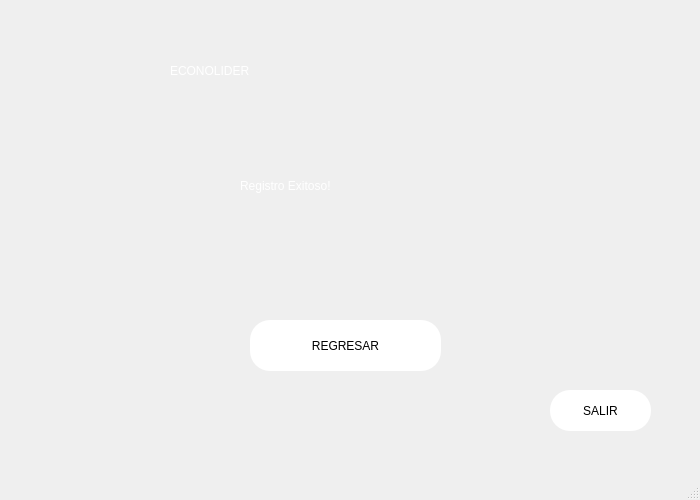
<?xml version="1.0" encoding="UTF-8"?>
<ui version="4.0">
 <class>MainWindow</class>
 <widget class="QMainWindow" name="MainWindow">
  <property name="geometry">
   <rect>
    <x>0</x>
    <y>0</y>
    <width>700</width>
    <height>500</height>
   </rect>
  </property>
  <property name="minimumSize">
   <size>
    <width>700</width>
    <height>500</height>
   </size>
  </property>
  <property name="maximumSize">
   <size>
    <width>700</width>
    <height>500</height>
   </size>
  </property>
  <property name="windowTitle">
   <string>MainWindow</string>
  </property>
  <property name="styleSheet">
   <string notr="true"/>
  </property>
  <widget class="QWidget" name="centralwidget">
   <widget class="QLabel" name="label">
    <property name="geometry">
     <rect>
      <x>170</x>
      <y>10</y>
      <width>471</width>
      <height>121</height>
     </rect>
    </property>
    <property name="styleSheet">
     <string notr="true">font: 90pt &quot;Onyx&quot;;
color: white;</string>
    </property>
    <property name="text">
     <string>ECONOLIDER</string>
    </property>
   </widget>
   <widget class="QLabel" name="label_2">
    <property name="geometry">
     <rect>
      <x>240</x>
      <y>170</y>
      <width>171</width>
      <height>31</height>
     </rect>
    </property>
    <property name="styleSheet">
     <string notr="true">font: 16pt &quot;MS Shell Dlg 2&quot;;
color: white;</string>
    </property>
    <property name="text">
     <string>Registro Exitoso!</string>
    </property>
   </widget>
   <widget class="QPushButton" name="pushButton">
    <property name="geometry">
     <rect>
      <x>250</x>
      <y>320</y>
      <width>191</width>
      <height>51</height>
     </rect>
    </property>
    <property name="styleSheet">
     <string notr="true">border-radius:20px;
font: 14pt &quot;MS Shell Dlg 2&quot;;
background-color: rgb(255, 255, 255);</string>
    </property>
    <property name="text">
     <string>REGRESAR</string>
    </property>
   </widget>
   <widget class="QPushButton" name="pushButton_3">
    <property name="geometry">
     <rect>
      <x>550</x>
      <y>390</y>
      <width>101</width>
      <height>41</height>
     </rect>
    </property>
    <property name="styleSheet">
     <string notr="true">border-radius:20px;
font: 14pt &quot;MS Shell Dlg 2&quot;;
background-color: rgb(255, 255, 255);</string>
    </property>
    <property name="text">
     <string>SALIR</string>
    </property>
   </widget>
   <widget class="QLabel" name="label_6">
    <property name="geometry">
     <rect>
      <x>0</x>
      <y>0</y>
      <width>721</width>
      <height>541</height>
     </rect>
    </property>
    <property name="layoutDirection">
     <enum>Qt::RightToLeft</enum>
    </property>
    <property name="styleSheet">
     <string notr="true">background-image: url(C:/Users/User/Downloads/l.jpg);
background-repeat: no-repeat;

background-size: cover;</string>
    </property>
    <property name="text">
     <string/>
    </property>
    <property name="pixmap">
     <pixmap>../../Downloads/Nueva carpeta (4)/Proyecto-IDAT-main/Sprint_02_Proyecto/global-tech-summit-ze.jpg</pixmap>
    </property>
    <property name="scaledContents">
     <bool>true</bool>
    </property>
   </widget>
   <widget class="QLabel" name="label_3">
    <property name="geometry">
     <rect>
      <x>410</x>
      <y>160</y>
      <width>61</width>
      <height>51</height>
     </rect>
    </property>
    <property name="styleSheet">
     <string notr="true">font: 16pt &quot;MS Shell Dlg 2&quot;;
color: white;</string>
    </property>
    <property name="text">
     <string/>
    </property>
    <property name="pixmap">
     <pixmap>../../Downloads/check.png</pixmap>
    </property>
   </widget>
   <zorder>label_6</zorder>
   <zorder>label</zorder>
   <zorder>label_2</zorder>
   <zorder>pushButton</zorder>
   <zorder>pushButton_3</zorder>
   <zorder>label_3</zorder>
  </widget>
  <widget class="QMenuBar" name="menubar">
   <property name="geometry">
    <rect>
     <x>0</x>
     <y>0</y>
     <width>700</width>
     <height>21</height>
    </rect>
   </property>
  </widget>
  <widget class="QStatusBar" name="statusbar"/>
 </widget>
 <resources/>
 <connections/>
</ui>
